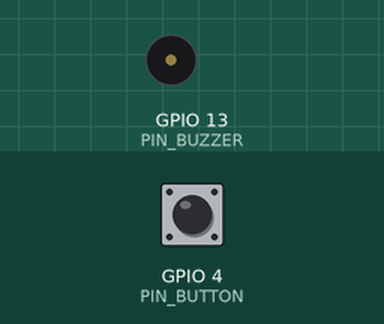
Simulated run of this sketch. Board: ESP32. Shown: buzzer (waves = sounding). The test bench sets the inputs (shaded band); at power-on: GPIO 4 (PIN_BUTTON) HIGH.

Above: at 0.4 s.
Timing chart, 0 to 1.9 s (numbered marks = the images above):
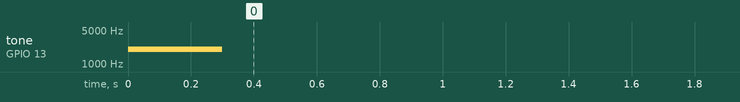

The sketch:

007-01_Buzzer_alert.ino
```cpp
/**********************************************************************
* Filename    : 007-01_Buzzer_alert
* Description : Using a button to make a passive buzzer to ring.
* Auther      : Alternatives Solutions
* Modification: 2026/02/12
**********************************************************************/

#define PIN_BUZZER    13
#define PIN_BUTTON    4
#define PWM_CHN       1

// the setup function runs once when you press reset or power the board
void setup() {
  pinMode(PIN_BUTTON, INPUT);
  ledcAttachChannel(PIN_BUZZER, 1, 10, PWM_CHN);
  ledcWriteTone(PIN_BUZZER, 2000);    //Sound at 2KHz for 0.3 seconds
  delay(300);
}

// the loop function runs over and over again forever
void loop() {
  if (LOW == digitalRead(PIN_BUTTON)) {
    alert();
  } else {
    ledcWriteTone(PIN_BUZZER, 0);
  }
}

void alert() {
  float sinVal;       //Define a variable to save the sine value
  int toneVal;        //Define a variable to save sound frequency
  for (int x = 0; x < 360; x += 10) {   //x moves from 0 to 360
    sinVal = sin(x * (PI / 180));          //calculate the sin of x
    toneVal = 2000 + sinVal * 500;      //calculate sound frequency
    ledcWriteTone(PIN_BUZZER, toneVal);
    delay(10);
  }
}
```

Measured:
- by itself, tone on GPIO 13 (PIN_BUZZER): silent → 2000 Hz at 0.00 s, → silent 0.30 s later
